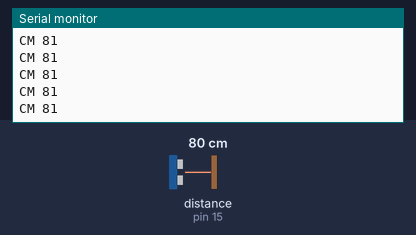
Bench run of a sketch on a simulated Arduino Uno, built with avr-gcc and run on an emulated ATmega328P. Shown: the last lines printed to the serial monitor. The inputs (shaded band) are chosen by the test bench; at power-on: distance to the obstacle (sensor on pin 15) 80 cm. The echo pulse lasts 58.3 µs per cm.

Above: at 1.2 s.
1.3 s: distance to the obstacle (sensor on pin 15) set to 2 cm
At 1.34 s:
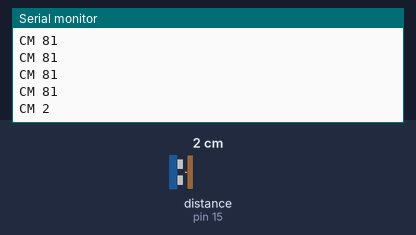
2.8 s: distance to the obstacle (sensor on pin 15) set to 4 cm
At 2.82 s:
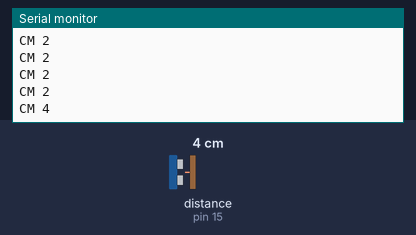
Timing chart, 0 to 5.8 s (numbered marks = the images above; inputs shaded):
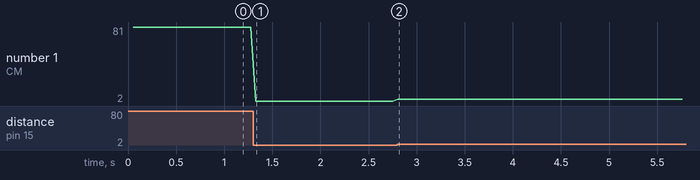

The sketch:

HC-rabo4.ino
```cpp
#include <NewPing.h>

#define TRIGGER_PIN 12

#define ECHO_PIN 15

#define MAX_DISTANCE 200

NewPing sonar(TRIGGER_PIN, ECHO_PIN, MAX_DISTANCE); // Настройка пинов и максимального расстояния.

void setup() {

Serial.begin(9600);

}

void loop() {

delay(50);

unsigned int uS = sonar.ping_cm();
Serial.print("CM ");
Serial.println(uS);


}
```

Measured:
- after the input at 1.3 s, the serial monitor: prints a new line at once (image 1)
- after the input at 2.8 s, the serial monitor: prints a new line at once (image 2)
- plotted number 1: 81 → 2 after the input at 1.3 s, 2 → 4 after the input at 2.8 s
